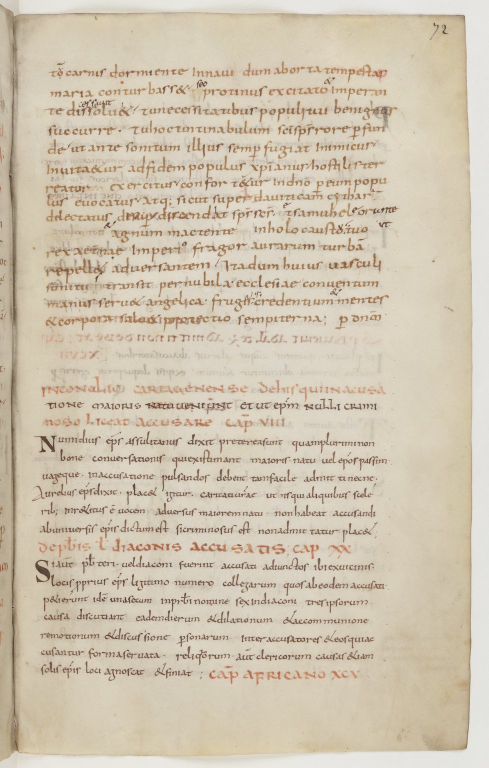
#> input picture uploads/image.png, 977 x 1536 px (shown at 1/2 size)
$ python -i pre_processor.py   (imports and definitions only)
#> lines starting #> are read from the running program, lines starting #| are printed output that depends on the picture; after the words box and inside, x2 and y2 are one past the last pixel; in counts of white or black regions, pixels touching at a corner belong together
#> further down, picture is the input picture: shape (1536, 977, 3); mean B, G, R 176.2, 196.2, 207.8
# pre_processor.py
"""
Preprocessing for manuscript pages:
1) Grayscale
2) Illumination/background correction
3) Small-angle deskew (±5°)
4) Sauvola adaptive binarization

Primary entry point: preprocess(bgr_img) -> bw uint8 (0 or 255)
Optional: preprocess_debug(bgr_img) -> dict of intermediate stages
"""

from __future__ import annotations
import cv2
import numpy as np
from typing import Dict, Tuple

try:
    from skimage.filters import threshold_sauvola
    _HAS_SAUVOLA = True
except Exception:
    _HAS_SAUVOLA = False


# -------------------------------
# Utilities
# -------------------------------

def _ensure_odd(n: int) -> int:
    return int(n + (n % 2 == 0))

def to_gray(img: np.ndarray) -> np.ndarray:
    """Convert BGR/RGB to single-channel grayscale (uint8)."""
    if img.ndim == 3:
        return cv2.cvtColor(img, cv2.COLOR_BGR2GRAY)
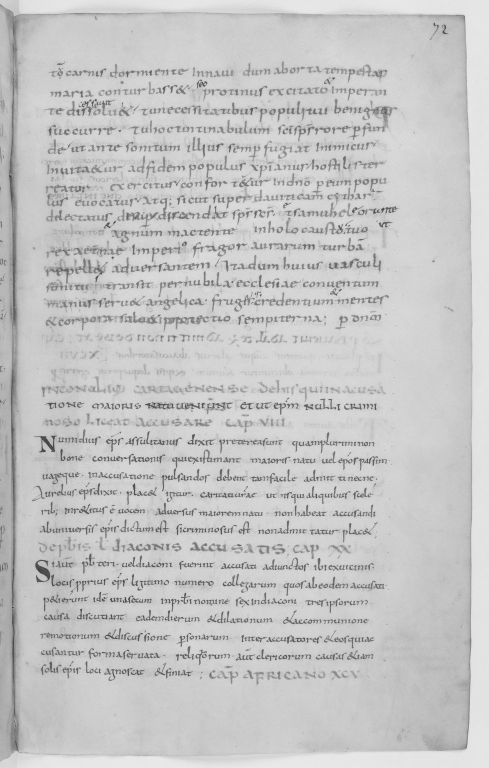
#> returned value: shape (1536, 977) (shown at 1/2 size); min 7, max 237, mean 197.4
    return img

def _auto_kernel_size(shape: Tuple[int, int], frac: float = 0.035, min_ks: int = 21, max_ks: int = 151) -> int:
    """
    Choose an odd kernel size as a fraction of the smaller image dimension.
    Good defaults for background estimation on manuscript scans.
    """
    h, w = shape[:2]
    base = int(min(h, w) * frac)
    base = np.clip(base, min_ks, max_ks)
    return _ensure_odd(base)

# -------------------------------
# Illumination / background correction
# -------------------------------

def illumination_correct(gray: np.ndarray, method: str = "morph_open", frac: float = 0.035) -> np.ndarray:
    """
    Remove slow-varying background (parchment shading) and normalize contrast.
    method:
      - "morph_open": morphological opening to estimate background (default; robust)
      - "gauss": large Gaussian blur as background estimate (faster fallback)
    """
#> called with method = 'morph_open', frac = 0.035
    gray = gray if gray.dtype == np.uint8 else cv2.normalize(gray, None, 0, 255, cv2.NORM_MINMAX).astype(np.uint8)
    ks = _auto_kernel_size(gray.shape, frac=frac)
#> ks = 35

    if method == "gauss":
        bg = cv2.GaussianBlur(gray, (ks, ks), 0)
    else:
        # morphological opening with an elliptical kernel approximates background
        kernel = cv2.getStructuringElement(cv2.MORPH_ELLIPSE, (ks, ks))
        bg = cv2.morphologyEx(gray, cv2.MORPH_OPEN, kernel)
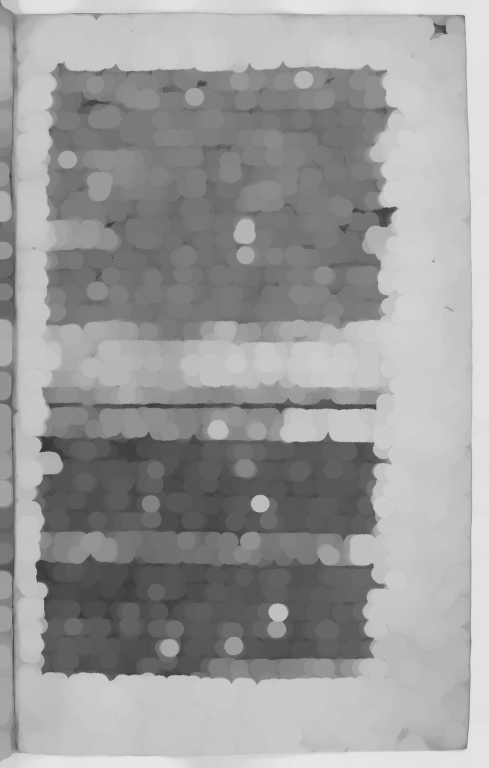
#> bg: shape (1536, 977) (shown at 1/2 size); min 7, max 231, mean 155.9

    corrected = cv2.subtract(gray, bg)
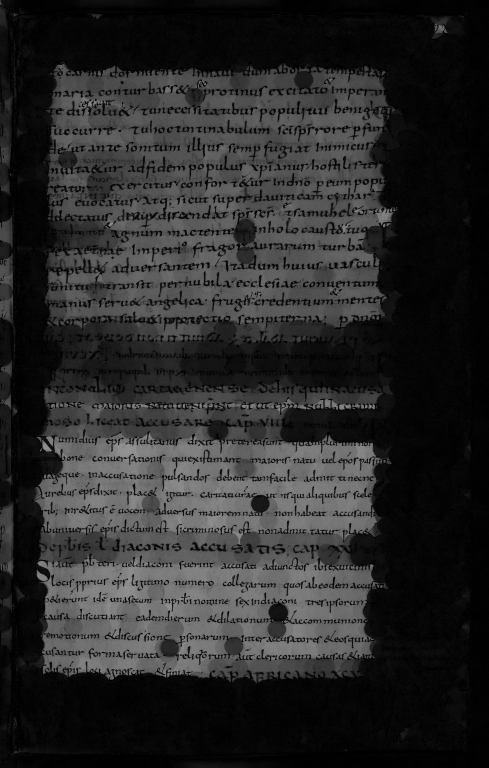
#> corrected: shape (1536, 977) (shown at 1/2 size); min 0, max 162, mean 41.5
    # stretch to full range
    corrected = cv2.normalize(corrected, None, 0, 255, cv2.NORM_MINMAX)
    return corrected

# -------------------------------
# Small-angle deskew
# -------------------------------

def _estimate_small_skew_angle(gray: np.ndarray, max_angle: float = 5.0) -> float:
    """
    Estimate small skew (±max_angle degrees) using Hough on Canny edges.
    Works best if illumination-corrected. Returns 0.0 if not enough evidence.
    """
#> called with max_angle = 5
    # scale down for speed & stability in Hough
    h, w = gray.shape[:2]
#> h = 1536; w = 977
    scale = 1200.0 / max(h, w) if max(h, w) > 1200 else 1.0
#> scale = 0.781
    small = cv2.resize(gray, (int(w * scale), int(h * scale)), interpolation=cv2.INTER_AREA)

    edges = cv2.Canny(small, 50, 150)
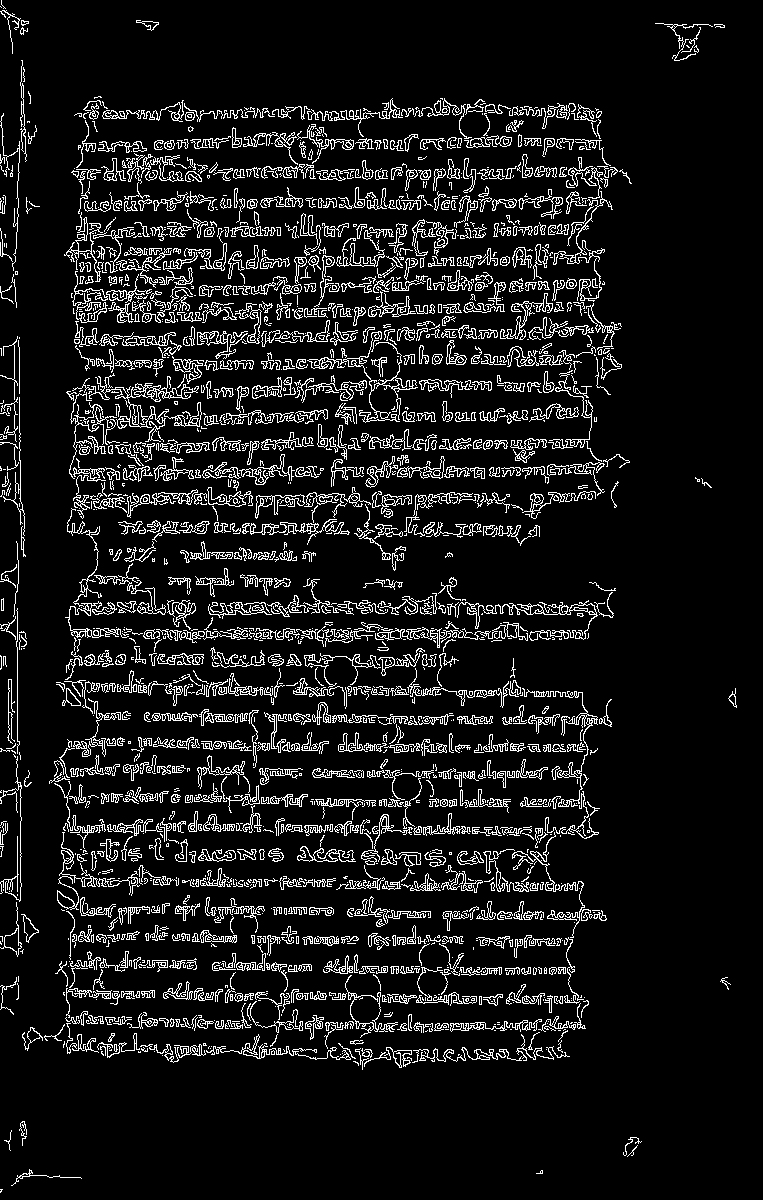
#> edges: shape (1200, 763); 9.5% white in thin lines or dots
    lines = cv2.HoughLines(edges, 1, np.pi / 1800, max(200, int(0.15 * edges.size / 1000)))
#> lines = 2973 rows, first 8: [22, 0.00698], [17, 0], [21, 0.00524], [18, 0.00175], [20, 0.00349], [-11, 3.13], [-10, 3.13], [-16, 3.14]
    if lines is None:
        return 0.0

    angles = []
    for rho_theta in lines[:300]:
        for _, theta in rho_theta:
            # Convert to degrees; text lines are ~ horizontal (theta ~ 0 or ~pi)
            angle = (theta * 180.0 / np.pi) - 90.0
            # keep only near-horizontal angles
            if -max_angle <= angle <= max_angle:
                angles.append(angle)
#> this loop made 300 passes
#> after the loop, angles = 152 values, max 1.7 at index 39, min -1.5 at index 137, mean 0.429

    if not angles:
        return 0.0
    return float(np.median(angles))

def deskew_small(gray: np.ndarray, max_angle: float = 5.0, border_value: int = 255) -> Tuple[np.ndarray, float]:
    """
    Rotate image by a small estimated angle; returns (rotated, angle_degrees).
    """
    angle = _estimate_small_skew_angle(gray, max_angle=max_angle)
#> angle = 0.5
    if abs(angle) < 0.05:  # negligible
        return gray, 0.0
    h, w = gray.shape[:2]
#> h = 1536; w = 977
    M = cv2.getRotationMatrix2D((w / 2.0, h / 2.0), angle, 1.0)
#> M = [[1, 0.00873, -6.68], [-0.00873, 1, 4.29]]
    rot = cv2.warpAffine(gray, M, (w, h), flags=cv2.INTER_LINEAR, borderValue=border_value)
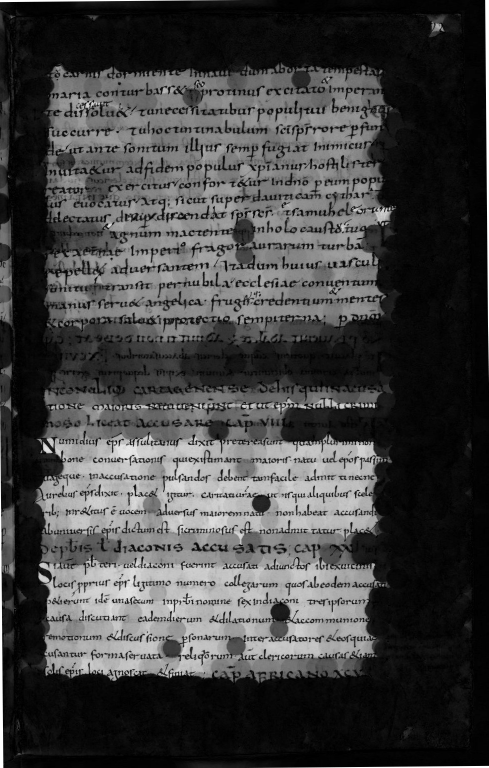
#> rot: shape (1536, 977) (shown at 1/2 size); min 0, max 255, mean 66.5
    return rot, angle

# -------------------------------
# Binarization (Sauvola with fallback)
# -------------------------------

def binarize_sauvola(gray: np.ndarray, window: int = 31, k: float = 0.2) -> np.ndarray:
    """
    Sauvola adaptive threshold; returns binary uint8 image {0,255}.
    If skimage is missing, falls back to OpenCV adaptive mean thresholding.
    """
#> called with window = 31, k = 0.2
    if _HAS_SAUVOLA:
        # skimage expects float or uint; we'll pass uint8; it computes fine.
        t = threshold_sauvola(gray, window_size=_ensure_odd(window), k=k)
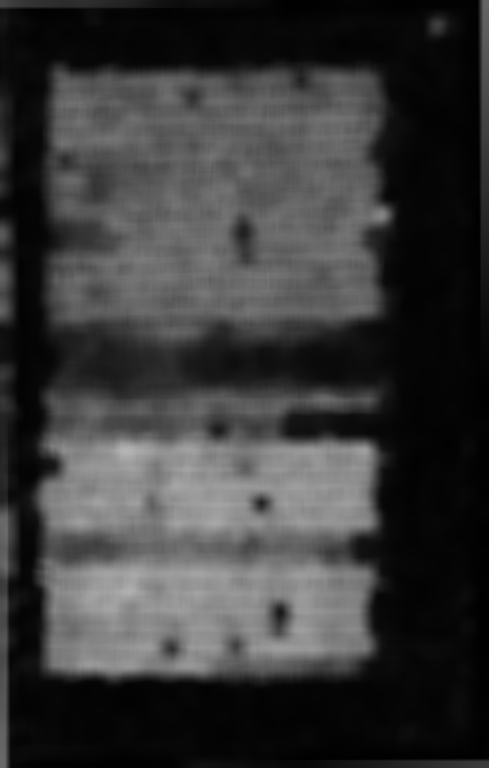
#> t: shape (1536, 977) float64 (shown at 1/2 size); min 0.988, max 180.8, mean 57.3
        bw = (gray > t).astype(np.uint8) * 255
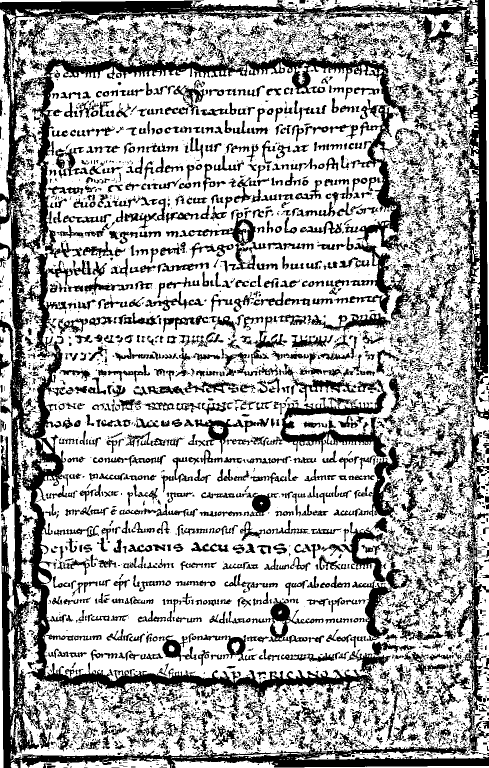
#> bw: shape (1536, 977) (shown at 1/2 size); 68.9% white; 6815 black regions (5143 under 20 px), largest, box (x1, y1, x2, y2) and area: (0, 0, 977, 1536) 182190, (533, 759, 775, 939) 9587, (681, 1035, 825, 1282) 7336
        return bw
    else:
        # Fallback: not identical to Sauvola, but reasonable
        win = _ensure_odd(window)
        bw = cv2.adaptiveThreshold(
            gray,
            maxValue=255,
            adaptiveMethod=cv2.ADAPTIVE_THRESH_MEAN_C,
            thresholdType=cv2.THRESH_BINARY,
            blockSize=win,
            C=10
        )
        return bw

# -------------------------------
# Main entry points
# -------------------------------

def preprocess(bgr_img: np.ndarray,
               illum_method: str = "morph_open",
               illum_frac: float = 0.035,
               do_deskew: bool = True,
               sauvola_window: int = 31,
               sauvola_k: float = 0.2) -> np.ndarray:
    """
    Full pipeline → returns a binary image (uint8 with values {0, 255}).
    Parameters are tuned for manuscript pages; adjust if needed.
    """
    gray = to_gray(bgr_img)
    corrected = illumination_correct(gray, method=illum_method, frac=illum_frac)
    if do_deskew:
        corrected, _ = deskew_small(corrected, max_angle=5.0, border_value=255)
    bw = binarize_sauvola(corrected, window=sauvola_window, k=sauvola_k)
    return bw

def preprocess_debug(bgr_img: np.ndarray) -> Dict[str, np.ndarray]:
    """
    Debug version returning intermediate stages for QA/visualization.
    Keys: 'gray', 'illum', 'deskew', 'bw'. Also returns 'angle' (float).
    """
    out: Dict[str, np.ndarray] = {}
    gray = to_gray(bgr_img)
    out["gray"] = gray

    illum = illumination_correct(gray, method="morph_open", frac=0.035)
    out["illum"] = illum

    deskewed, angle = deskew_small(illum, max_angle=5.0, border_value=255)
    out["deskew"] = deskewed
    out["angle"] = np.array([angle], dtype=np.float32)  # store angle as small array for convenience

    bw = binarize_sauvola(deskewed, window=31, k=0.2)
    out["bw"] = bw
    return out


# Optional explicit exports
__all__ = [
    "preprocess",
    "preprocess_debug",
    "to_gray",
    "illumination_correct",
    "deskew_small",
    "binarize_sauvola",
]

>>> import cv2
>>> picture = cv2.imread('uploads/image.png')
>>> result = preprocess(picture)

$ run again, on uploads/81e378a8615b.jpg
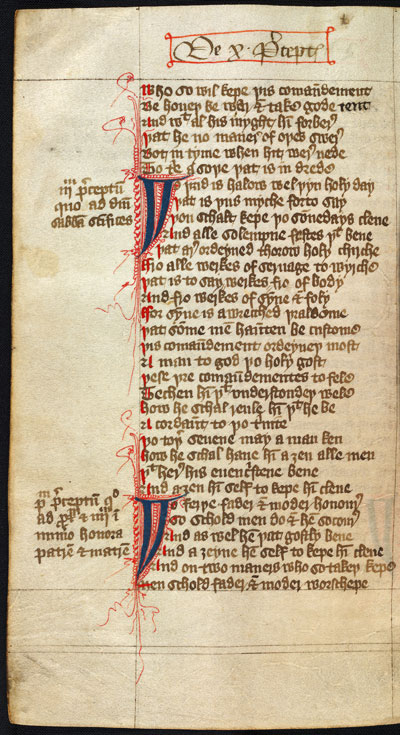
#> input picture uploads/81e378a8615b.jpg, 400 x 735 px
#> picture is the input picture: shape (735, 400, 3); mean B, G, R 148.1, 176.5, 194.6
#> in _estimate_small_skew_angle, `edges = cv2.Canny(small, 50, 150)`:
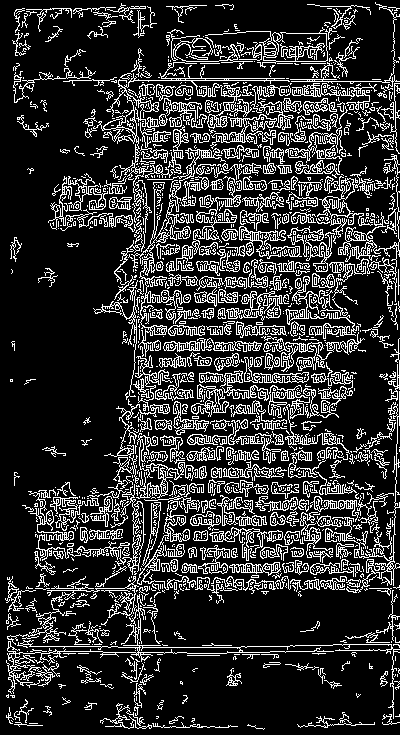
#> edges: shape (735, 400); 19.2% white in thin lines or dots
#> the loop in _estimate_small_skew_angle, `for rho_theta in lines[:300]:` made 300 passes
#> rho_theta on passes 1 to 3: [[80, 1.57]], [[79, 1.58]], [[150, 0.0209]]
#> after the loop in _estimate_small_skew_angle, `for rho_theta in lines[:300]:`: angles = [0.1, 0.3, -0.1, -0.3]
#> angle = -9.11e-07
#> in binarize_sauvola, `bw = (gray > t).astype(np.uint8) * 255`:
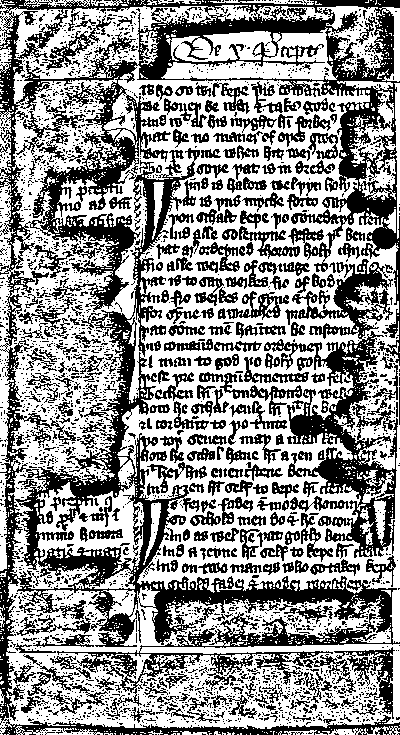
#> bw: shape (735, 400); 57% white; 2446 black regions (2096 under 20 px), largest, box (x1, y1, x2, y2) and area: (0, 0, 400, 735) 64270, (264, 259, 398, 558) 12128, (334, 647, 395, 719) 1220
